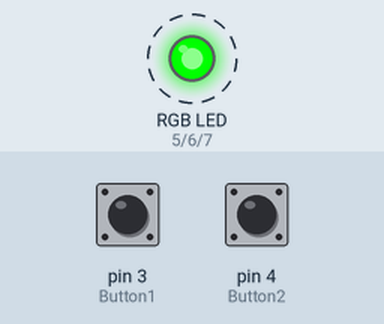
Recording of a sketch running on a simulated Arduino Uno, built with avr-gcc and run on an emulated ATmega328P. Parts: an RGB LED mixed from three pins (HIGH = lit). Dashed ring = blinking. The inputs (shaded band) are chosen by the test bench; at power-on: pin 3 (Button1) LOW, pin 4 (Button2) LOW.

Above: at 3.8 s.
3.9 s: pin 3 (Button1) pulled HIGH for 1.8 s
At 5.8 s:
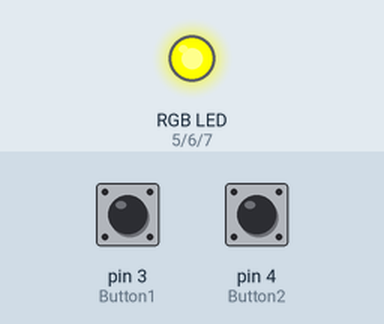
10.2 s: pin 4 (Button2) pulled HIGH for 1.8 s
At 11.3 s:
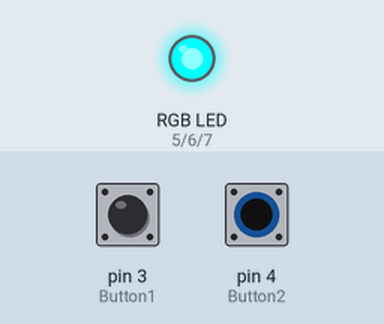
14.0 s: pin 4 (Button2) pulled HIGH for 3.2 s
19.2 s: pin 3 (Button1) pulled HIGH for 3.2 s
23.9 s: pin 3 (Button1) driven HIGH and pin 4 (Button2) driven HIGH
At 25.3 s:
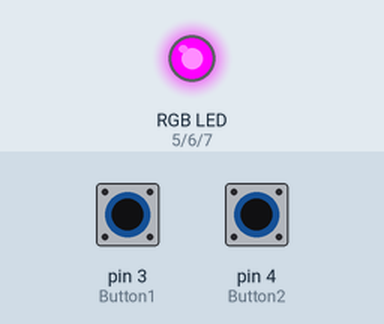
Timing chart, 0 to 26.9 s (numbered marks = the images above; inputs shaded):
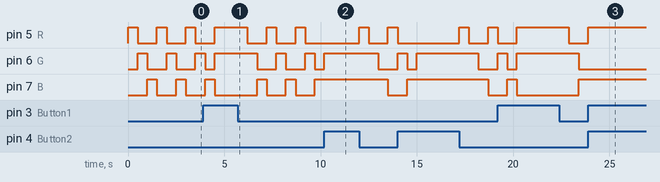

Measured:
- after the input at 23.9 s, pin 5 (R): goes on until 23.9 s, then stays HIGH; pin 6 (G): stops changing and stays LOW; pin 7 (B): stops changing and stays HIGH
- by itself, pin 5 (R): repeats every 1.5 s: LOW 1.0 s, HIGH 0.50 s

The sketch:

Control_LED_RGB_BOTONES.ino
```cpp
#define Button1 3
#define Button2 4
#define R 5
#define G 6
#define B 7
int RB;
int RB2;


void setup() {
  Serial.begin(9600);
  pinMode(Button1, INPUT);
  pinMode(Button2, INPUT);
  pinMode(R, OUTPUT);
  pinMode(G, OUTPUT);
  pinMode(B, OUTPUT);

}

void loop() {

  RB = digitalRead(Button1);
  RB2 = digitalRead(Button2);
  if(RB==HIGH && RB2==LOW){
    digitalWrite(R, HIGH);
    digitalWrite(G, HIGH);
    digitalWrite(B, LOW);
  }

  if(RB2==HIGH && RB==LOW){
    digitalWrite(R, LOW);
    digitalWrite(G, HIGH);
    digitalWrite(B, HIGH);
  }
  if(RB==HIGH && RB2==HIGH){
    digitalWrite(R, HIGH);
    digitalWrite(G, LOW);
    digitalWrite(B, HIGH);
  }
  if(RB == LOW && RB2 == LOW){
    digitalWrite(R, HIGH);
    delay(500);
    digitalWrite(R, LOW);
    digitalWrite(G, HIGH);
    delay(500);
    digitalWrite(G, LOW);
    digitalWrite(B, HIGH);
    delay(500);
    digitalWrite(B, LOW);
  }
}
```
